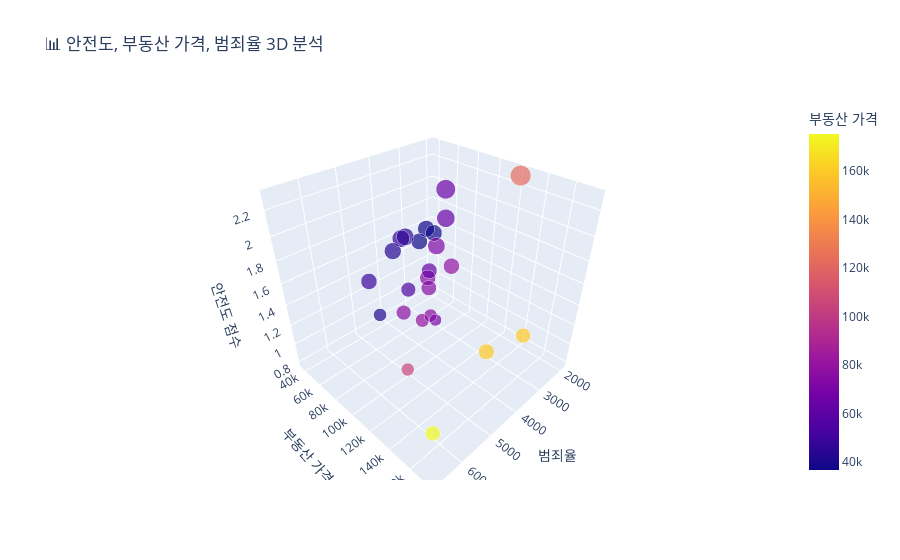

The code cell stored with this chart in its notebook:
### Markdown cell above
✅ **3D 분석**

### Code cell
# 🔹 안전도 점수 계산 (CCTV 개수와 경찰서 개수를 고려)
merged_data["안전도_점수"] = (merged_data["CCTV_총계"] + merged_data["치안시설_합계"]) / (merged_data["범죄_합계"] + 1)

# 🔹 3D 산점도 그래프 생성 (X: 범죄율, Y: 부동산 가격, Z: 안전도)
fig = px.scatter_3d(
    merged_data,
    x="범죄_합계", 
    y="평균거래금액", 
    z="안전도_점수",
    color="평균거래금액",  # 색상을 부동산 가격으로 설정
    size="안전도_점수",  # 점의 크기를 안전도로 설정
    hover_name="자치구",
    title="📊 안전도, 부동산 가격, 범죄율 3D 분석",
    labels={"범죄_합계": "범죄율", "평균거래금액": "부동산 가격", "안전도_점수": "안전도 점수"}
)

# 🔹 그래프 표시
fig.show()

### Figure 1 — Plotly figure (JSON) as saved in the notebook; plotly's stock layout.template omitted (floating-point values rounded to 4 significant figures)
{"data": [{"hovertemplate": "<b>%{hovertext}</b><br><br>범죄율=%{x}<br>부동산 가격=%{marker.color}<br>안전도 점수=%{marker.size}<extra></extra>", "hovertext": ["종로구", "중구", "용산구", "성동구", "광진구", "동대문구", "중랑구", "성북구", "강북구", "도봉구", "노원구", "은평구", "서대문구", "마포구", "양천구", "강서구", "구로구", "금천구", "영등포구", "동작구", "관악구", "서초구", "강남구", "송파구", "강동구"], "legendgroup": "", "marker": {"color": [70480.0, 75020.0, 159600.0, 122800.0, 74110.0, 62290.0, 45770.0, 64620.0, 36790.0, 38070.0, 55160.0, 46060.0, 64580.0, 79570.0, 72120.0, 41240.0, 43640.0, 37890.0, 76450.0, 78690.0, 48790.0, 160000.0, 175200.0, 105100.0, 74540.0], "coloraxis": "coloraxis", "size": [0.7911, 0.9355, 1.197, 2.296, 1.356, 1.304, 1.624, 2.038, 1.438, 1.465, 1.153, 1.629, 1.771, 0.9953, 1.61, 0.9039, 1.525, 1.545, 1.164, 1.389, 1.388, 1.337, 1.237, 0.8951, 1.249], "sizemode": "area", "sizeref": 0.00574, "symbol": "circle"}, "mode": "markers", "name": "", "scene": "scene", "showlegend": false, "type": "scatter3d", "x": [2981, 3348, 3021, 2023, 3424, 2957, 3324, 2411, 2497, 1921, 3567, 3493, 2385, 3834, 3019, 4296, 3737, 2240, 4418, 2642, 4769, 4522, 6763, 5223, 3398], "y": [70480.0, 75020.0, 159600.0, 122800.0, 74110.0, 62290.0, 45770.0, 64620.0, 36790.0, 38070.0, 55160.0, 46060.0, 64580.0, 79570.0, 72120.0, 41240.0, 43640.0, 37890.0, 76450.0, 78690.0, 48790.0, 160000.0, 175200.0, 105100.0, 74540.0], "z": [0.7911, 0.9355, 1.197, 2.296, 1.356, 1.304, 1.624, 2.038, 1.438, 1.465, 1.153, 1.629, 1.771, 0.9953, 1.61, 0.9039, 1.525, 1.545, 1.164, 1.389, 1.388, 1.337, 1.237, 0.8951, 1.249]}], "layout": {"coloraxis": {"colorbar": {"title": {"text": "부동산 가격"}}, "colorscale": [[0, "#0d0887"], [0.1111, "#46039f"], [0.2222, "#7201a8"], [0.3333, "#9c179e"], [0.4444, "#bd3786"], [0.5556, "#d8576b"], [0.6667, "#ed7953"], [0.7778, "#fb9f3a"], [0.8889, "#fdca26"], [1, "#f0f921"]]}, "legend": {"itemsizing": "constant", "tracegroupgap": 0}, "scene": {"domain": {"x": [0, 1], "y": [0, 1]}, "xaxis": {"title": {"text": "범죄율"}}, "yaxis": {"title": {"text": "부동산 가격"}}, "zaxis": {"title": {"text": "안전도 점수"}}}, "title": {"text": "📊 안전도, 부동산 가격, 범죄율 3D 분석"}}}
